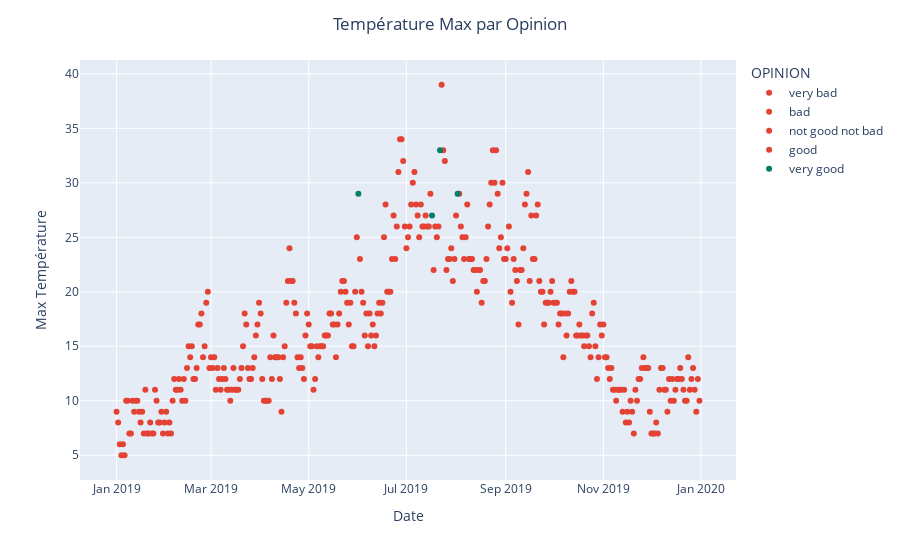

Source (notebook cell):
### Code cell
# Let's draw a simple scatterplot. You know scatterplot, you did a lot with Matplotlib and Seaborn.
# Yes, but here, it's interactive scatterplot.
# Try to draw a rectangle to zoom on the chart, move your mouse over the chart to display values, it's pretty impressive !

green = "#007f66"
red = "#e34234"

color = {
    "very good": green,
    "good": red,
    "not good not bad": red,
    "bad": red,
    "very bad": red
}

fig = px.scatter(
    data_frame = df,
    x = "DATE",
    y = "MAX_TEMPERATURE_C",
    color = "OPINION",
    color_discrete_map = color,
    labels={"MAX_TEMPERATURE_C": "Max Température", "DATE": "Date"}
)
fig.update_layout(
    title_text="Température Max par Opinion",
    title_x=0.5
)

# fig.show() # This time, it's no more plt.show(), we're well on Plotly
fig.show()
# Now, you have to add different colors by Opinion, add a main center title, axis title,
# and change the color with readable values (green when the opinions are pretty good, et red otherwise)

### Figure 1 — Plotly figure (JSON) as saved in the notebook; plotly's stock layout.template omitted (floating-point values rounded to 4 significant figures)
{"data": [{"hovertemplate": "OPINION=very bad<br>Date=%{x}<br>Max Température=%{y}<extra></extra>", "legendgroup": "very bad", "marker": {"color": "#e34234", "symbol": "circle"}, "mode": "markers", "name": "very bad", "orientation": "v", "showlegend": true, "type": "scatter", "x": ["2019-01-01", "2019-01-02", "2019-01-03", "2019-01-04", "2019-01-05", "2019-01-06", "2019-01-07", "2019-01-09", "2019-01-10", "2019-01-11", "2019-01-12", "2019-01-15", "2019-01-16", "2019-01-17", "2019-01-18", "2019-01-20", "2019-01-21", "2019-01-22", "2019-01-23", "2019-01-24", "2019-01-27", "2019-01-28", "2019-01-29", "2019-01-30", "2019-01-31", "2019-02-02", "2019-02-03", "2019-02-04", "2019-02-05", "2019-02-10", "2019-02-11", "2019-02-12", "2019-02-13", "2019-02-18", "2019-02-19", "2019-03-06", "2019-03-08", "2019-03-11", "2019-03-12", "2019-03-17", "2019-03-18", "2019-03-19", "2019-03-25", "2019-03-26", "2019-04-03", "2019-04-04", "2019-04-05", "2019-04-06", "2019-04-08", "2019-04-13", "2019-04-14", "2019-04-24", "2019-05-04", "2019-05-05", "2019-05-08", "2019-06-07", "2019-07-26", "2019-09-24", "2019-10-07", "2019-11-03", "2019-11-07", "2019-11-08", "2019-11-09", "2019-11-10", "2019-11-13", "2019-11-14", "2019-11-15", "2019-11-16", "2019-11-17", "2019-11-18", "2019-11-19", "2019-11-20", "2019-11-21", "2019-11-22", "2019-11-24", "2019-12-01", "2019-12-02", "2019-12-03", "2019-12-04", "2019-12-05", "2019-12-06", "2019-12-10", "2019-12-11", "2019-12-12", "2019-12-13", "2019-12-15", "2019-12-16", "2019-12-19", "2019-12-20", "2019-12-21", "2019-12-22", "2019-12-23", "2019-12-24", "2019-12-26", "2019-12-28", "2019-12-29", "2019-12-30", "2019-12-31"], "xaxis": "x", "y": [9, 8, 6, 5, 6, 5, 10, 7, 7, 10, 9, 9, 8, 9, 7, 7, 7, 8, 7, 7, 8, 8, 9, 7, 8, 7, 8, 7, 10, 11, 10, 12, 10, 12, 12, 12, 12, 11, 11, 11, 11, 12, 12, 12, 10, 10, 10, 10, 12, 12, 9, 14, 11, 12, 15, 15, 22, 20, 14, 14, 11, 11, 10, 11, 9, 11, 8, 9, 8, 10, 9, 7, 11, 10, 12, 7, 7, 7, 8, 7, 11, 11, 9, 12, 10, 10, 11, 13, 12, 11, 10, 10, 14, 12, 11, 9, 12, 10], "yaxis": "y"}, {"hovertemplate": "OPINION=bad<br>Date=%{x}<br>Max Température=%{y}<extra></extra>", "legendgroup": "bad", "marker": {"color": "#e34234", "symbol": "circle"}, "mode": "markers", "name": "bad", "orientation": "v", "showlegend": true, "type": "scatter", "x": ["2019-01-08", "2019-01-13", "2019-01-14", "2019-01-19", "2019-01-25", "2019-01-26", "2019-02-01", "2019-02-06", "2019-02-07", "2019-02-08", "2019-02-09", "2019-02-28", "2019-03-03", "2019-03-04", "2019-03-07", "2019-03-09", "2019-03-10", "2019-03-13", "2019-03-14", "2019-03-15", "2019-03-16", "2019-04-02", "2019-04-07", "2019-04-23", "2019-04-25", "2019-04-27", "2019-04-28", "2019-04-29", "2019-05-02", "2019-05-03", "2019-05-09", "2019-05-10", "2019-05-18", "2019-05-19", "2019-05-20", "2019-05-26", "2019-05-27", "2019-06-04", "2019-06-11", "2019-06-12", "2019-06-24", "2019-07-06", "2019-07-12", "2019-07-30", "2019-08-06", "2019-08-12", "2019-08-14", "2019-08-17", "2019-08-28", "2019-09-22", "2019-09-25", "2019-09-26", "2019-09-27", "2019-09-28", "2019-09-29", "2019-09-30", "2019-10-01", "2019-10-02", "2019-10-04", "2019-10-05", "2019-10-08", "2019-10-13", "2019-10-14", "2019-10-15", "2019-10-16", "2019-10-18", "2019-10-19", "2019-10-20", "2019-10-23", "2019-10-24", "2019-10-27", "2019-10-28", "2019-10-29", "2019-10-30", "2019-10-31", "2019-11-01", "2019-11-02", "2019-11-04", "2019-11-05", "2019-11-11", "2019-11-12", "2019-11-23", "2019-11-25", "2019-11-26", "2019-11-27", "2019-11-28", "2019-11-30", "2019-12-07", "2019-12-08", "2019-12-09", "2019-12-14", "2019-12-17", "2019-12-18", "2019-12-25"], "xaxis": "x", "y": [10, 10, 10, 11, 11, 10, 9, 12, 11, 11, 12, 13, 14, 11, 11, 13, 12, 10, 11, 13, 11, 12, 14, 18, 13, 13, 12, 16, 15, 15, 15, 15, 14, 17, 18, 17, 19, 19, 15, 16, 23, 31, 26, 21, 23, 22, 20, 19, 24, 21, 17, 19, 19, 19, 20, 21, 19, 19, 17, 18, 18, 20, 20, 16, 16, 16, 16, 15, 15, 14, 15, 12, 14, 17, 16, 17, 14, 13, 12, 11, 11, 12, 13, 14, 13, 13, 9, 13, 13, 11, 12, 12, 12, 11], "yaxis": "y"}, {"hovertemplate": "OPINION=not good not bad<br>Date=%{x}<br>Max Température=%{y}<extra></extra>", "legendgroup": "not good not bad", "marker": {"color": "#e34234", "symbol": "circle"}, "mode": "markers", "name": "not good not bad", "orientation": "v", "showlegend": true, "type": "scatter", "x": ["2019-02-14", "2019-02-15", "2019-02-16", "2019-02-17", "2019-02-20", "2019-02-21", "2019-02-22", "2019-02-24", "2019-02-25", "2019-03-01", "2019-03-02", "2019-03-05", "2019-03-20", "2019-03-21", "2019-03-23", "2019-03-24", "2019-03-27", "2019-03-28", "2019-03-29", "2019-03-30", "2019-04-09", "2019-04-10", "2019-04-11", "2019-04-12", "2019-04-15", "2019-04-16", "2019-04-22", "2019-04-26", "2019-05-01", "2019-05-06", "2019-05-07", "2019-05-11", "2019-05-12", "2019-05-13", "2019-05-16", "2019-05-17", "2019-05-25", "2019-05-28", "2019-05-29", "2019-05-30", "2019-06-05", "2019-06-08", "2019-06-09", "2019-06-10", "2019-06-13", "2019-06-15", "2019-06-19", "2019-06-27", "2019-06-28", "2019-07-18", "2019-07-19", "2019-07-20", "2019-07-23", "2019-07-27", "2019-08-05", "2019-08-08", "2019-08-10", "2019-08-13", "2019-08-15", "2019-08-18", "2019-08-19", "2019-08-21", "2019-08-29", "2019-08-30", "2019-09-09", "2019-09-23", "2019-10-09", "2019-10-10", "2019-10-11", "2019-10-17", "2019-10-21", "2019-10-22", "2019-10-25", "2019-11-06", "2019-11-29", "2019-12-27"], "xaxis": "x", "y": [13, 15, 14, 15, 13, 17, 17, 14, 15, 14, 13, 13, 13, 15, 17, 13, 13, 14, 16, 17, 16, 14, 14, 14, 14, 15, 19, 14, 17, 15, 14, 16, 16, 16, 17, 17, 19, 15, 15, 20, 16, 18, 16, 17, 18, 18, 20, 34, 34, 22, 26, 25, 39, 23, 25, 28, 23, 22, 22, 21, 21, 26, 25, 30, 17, 20, 16, 18, 20, 17, 16, 16, 18, 13, 13, 13], "yaxis": "y"}, {"hovertemplate": "OPINION=good<br>Date=%{x}<br>Max Température=%{y}<extra></extra>", "legendgroup": "good", "marker": {"color": "#e34234", "symbol": "circle"}, "mode": "markers", "name": "good", "orientation": "v", "showlegend": true, "type": "scatter", "x": ["2019-02-23", "2019-02-26", "2019-02-27", "2019-03-22", "2019-03-31", "2019-04-01", "2019-04-17", "2019-04-18", "2019-04-19", "2019-04-20", "2019-04-21", "2019-04-30", "2019-05-14", "2019-05-15", "2019-05-21", "2019-05-22", "2019-05-23", "2019-05-24", "2019-05-31", "2019-06-02", "2019-06-03", "2019-06-06", "2019-06-14", "2019-06-16", "2019-06-17", "2019-06-18", "2019-06-20", "2019-06-21", "2019-06-22", "2019-06-23", "2019-06-25", "2019-06-26", "2019-06-29", "2019-06-30", "2019-07-01", "2019-07-02", "2019-07-03", "2019-07-04", "2019-07-05", "2019-07-07", "2019-07-08", "2019-07-09", "2019-07-10", "2019-07-11", "2019-07-13", "2019-07-14", "2019-07-15", "2019-07-16", "2019-07-21", "2019-07-24", "2019-07-25", "2019-07-28", "2019-07-29", "2019-07-31", "2019-08-01", "2019-08-03", "2019-08-04", "2019-08-07", "2019-08-09", "2019-08-11", "2019-08-16", "2019-08-20", "2019-08-22", "2019-08-23", "2019-08-24", "2019-08-25", "2019-08-26", "2019-08-27", "2019-08-31", "2019-09-01", "2019-09-02", "2019-09-03", "2019-09-04", "2019-09-05", "2019-09-06", "2019-09-07", "2019-09-08", "2019-09-10", "2019-09-11", "2019-09-12", "2019-09-13", "2019-09-14", "2019-09-15", "2019-09-16", "2019-09-17", "2019-09-18", "2019-09-19", "2019-09-20", "2019-09-21", "2019-10-03", "2019-10-06", "2019-10-12", "2019-10-26"], "xaxis": "x", "y": [18, 19, 20, 18, 19, 18, 19, 21, 24, 21, 21, 18, 18, 18, 20, 21, 21, 20, 25, 23, 20, 18, 19, 19, 25, 28, 20, 20, 23, 27, 26, 31, 32, 26, 24, 25, 26, 28, 30, 28, 27, 25, 28, 26, 27, 26, 26, 29, 26, 33, 32, 23, 24, 23, 27, 29, 26, 25, 23, 23, 22, 23, 28, 30, 33, 30, 33, 29, 23, 23, 24, 26, 20, 19, 23, 22, 21, 22, 22, 24, 28, 29, 31, 21, 27, 23, 23, 27, 28, 19, 18, 21, 19], "yaxis": "y"}, {"hovertemplate": "OPINION=very good<br>Date=%{x}<br>Max Température=%{y}<extra></extra>", "legendgroup": "very good", "marker": {"color": "#007f66", "symbol": "circle"}, "mode": "markers", "name": "very good", "orientation": "v", "showlegend": true, "type": "scatter", "x": ["2019-06-01", "2019-07-17", "2019-07-22", "2019-08-02"], "xaxis": "x", "y": [29, 27, 33, 29], "yaxis": "y"}], "layout": {"legend": {"title": {"text": "OPINION"}, "tracegroupgap": 0}, "margin": {"t": 60}, "title": {"text": "Température Max par Opinion", "x": 0.5}, "xaxis": {"anchor": "y", "domain": [0, 1], "title": {"text": "Date"}}, "yaxis": {"anchor": "x", "domain": [0, 1], "title": {"text": "Max Température"}}}}
